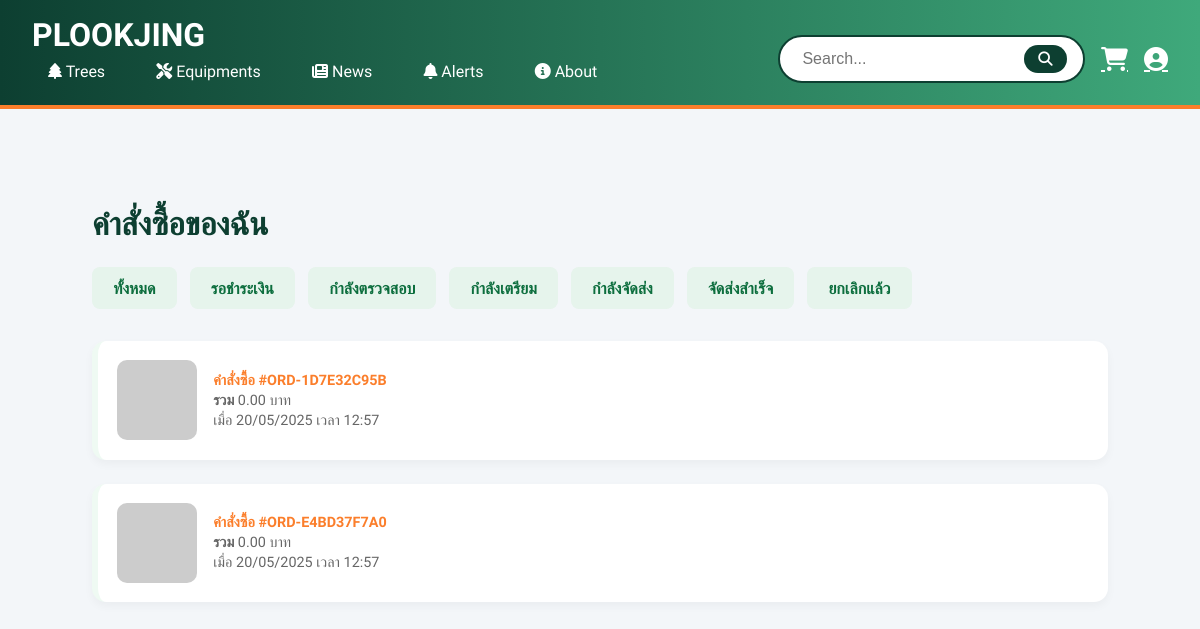
Page /my-orders/ (signed in) on the earlier database version.
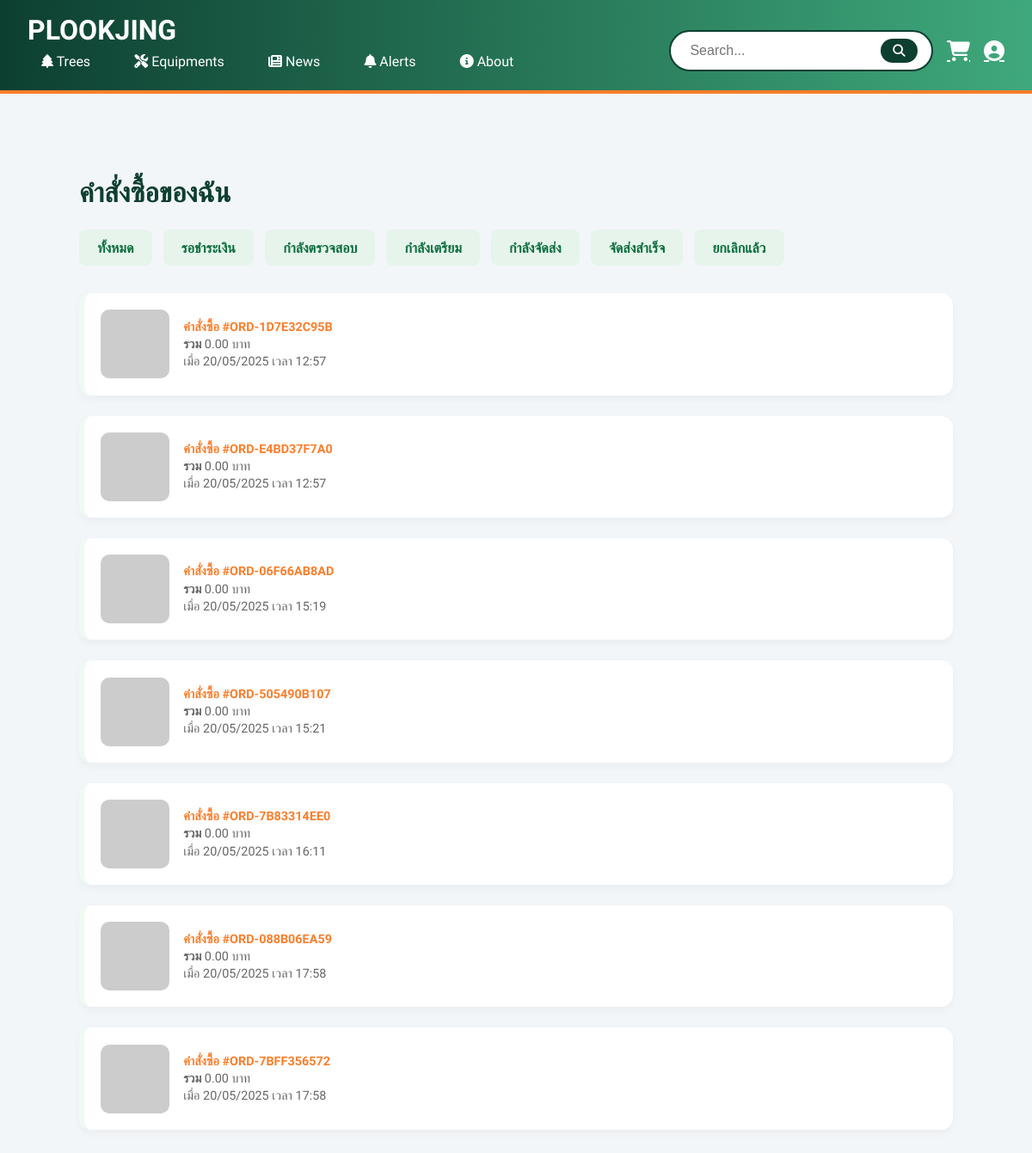
Same page on the later database version.
### myapp/models.py (models this page shows, shortened)
class Purchase(models.Model):
    user = models.ForeignKey(User, on_delete=models.CASCADE)
    name = models.CharField(max_length=255)
    tel = models.CharField(max_length=20)
    address = models.TextField()
    payment_slip = models.ImageField(upload_to='slips/', blank=True, null=True)
    tracking_number = models.CharField(max_length=100, blank=True, null=True)
    status = models.CharField(max_length=50, choices=[
        ('verifying', 'กำลังตรวจสอบ'),
        ('preparing', 'กำลังจัดเตรียม'),
        ('shipping', 'กำลังจัดส่ง'),
        ('delivered', 'จัดส่งสำเร็จ'),
        ('cancelled', 'ยกเลิกแล้ว'),
    ], default='verifying')
    created_at = models.DateTimeField(auto_now_add=True)
    qr_base64 = models.TextField(blank=True, null=True)
    order_number = models.CharField(max_length=20, unique=True, blank=True, null=True)
    def save(self, *args, **kwargs):
        if not self.order_number:
            self.order_number = self.generate_unique_order_number()
        super().save(*args, **kwargs)
    @property
    def total_price(self):
        return sum(item.quantity * (
            item.equipment.price if item.equipment else item.tree.price
        ) for item in self.items.all())

### myapp/views.py (the view)
# urls.py: path('my-orders/', views.my_orders, name='my_orders'),
@login_required
def my_orders(request):
    user = request.user
    selected_status = request.GET.get('status', 'all')
    purchases = Purchase.objects.filter(user=user)
    if selected_status != 'all':
        purchases = purchases.filter(status=selected_status)
    phone_number = "0612345678"
    now = timezone.now()
    for order in purchases:
        order.items_list = order.items.all()
        first_item = order.items_list.first()
        if first_item:
            if first_item.equipment:
                order.first_image = first_item.equipment.image_url
            elif first_item.tree:
                order.first_image = first_item.tree.image_url
            else:
                order.first_image = 'https://via.placeholder.com/80'
        else:
            order.first_image = 'https://via.placeholder.com/80'
        if order.status == 'pending':
            expired_time = order.created_at + timedelta(minutes=30)
            if now > expired_time:
                order.status = 'cancelled'
                order.save()
                continue
            order.qr_base64 = generate_qr_base64(phone_number, order.total_price)
    context = {
        "purchases": purchases,
        "status_list": [
            ('all', 'ทั้งหมด', ''),
            ('pending', 'รอชำระเงิน', 'status-pending'),
            ('verifying', 'กำลังตรวจสอบ', 'status-verifying'),
            ('preparing', 'กำลังเตรียม', 'status-preparing'),
            ('shipping', 'กำลังจัดส่ง', 'status-shipping'),
            ('delivered', 'จัดส่งสำเร็จ', 'status-delivered'),
            ('cancelled', 'ยกเลิกแล้ว', 'status-cancelled'),
        ],
        "show_tracking_status": ['shipping', 'delivered'],
    }
    return render(request, 'myapp/my_orders.html', context)

### templates/myapp/my_orders.html (shortened to what this page needs)
{% extends 'base.html' %}
{% load static %}
{% load custom_filters %}
{% block content %}
<div class="orders-page">
  <div class="orders-header">คำสั่งซื้อของฉัน</div>
  <div class="status-filter">
    {% for status, label, css_class in status_list %}
      <a href="?status={{ status }}" class="status-tab {% if request.GET.status == status %}active{% endif %}">{{ label }}</a>
    {% endfor %}
  </div>
  {% for order in purchases %}
    <div class="order-item" onclick="openModal('modal-{{ order.id }}')">
      <img src="{{ order.first_image }}" alt="สินค้า">
      <div class="order-info">
        <p style="font-weight: bold; color: #FB7E2B;">คำสั่งซื้อ #{{ order.order_number }}</p>
        <p><strong>รวม</strong> {{ order.total_price|floatformat:2 }} บาท</p>
        <p class="order-date">เมื่อ {{ order.created_at|date:"d/m/Y เวลา H:i" }}</p>
      </div>
    </div>
  {% empty %}
    <p class="text-gray-500">ยังไม่มีคำสั่งซื้อ</p>
  {% endfor %}
</div>
{% endblock %}

### templates/base.html (shortened to what this page needs)
<!DOCTYPE html>
<html lang="th">
<head>
  <link rel="stylesheet" href="https://cdnjs.cloudflare.com/ajax/libs/font-awesome/6.5.0/css/all.min.css" />
</head>
<body>
  <header class="navbar animated-navbar">
    <div class="left-menu">
      <a href="{% url 'home' %}" class="logo">PLOOKJING</a>
      <nav class="nav-menu">
        <a href="{% url 'tree_list' %}"><i class="fas fa-tree"></i> Trees</a>
        <a href="{% url 'equipment_list' %}"><i class="fas fa-tools"></i> Equipments</a>
        <a href="{% url 'news_list' %}"><i class="fas fa-newspaper"></i> News</a>
        <a href="{% url 'notification_list' %}"><i class="fas fa-bell"></i> Alerts</a>
        <a href="{% url 'about' %}"><i class="fas fa-info-circle"></i> About</a>
      </nav>
    </div>
    <div class="right-menu">
      <form action="{% url 'search_results' %}" method="GET" class="search-bar">
        <input type="text" name="q" placeholder="Search..." required />
        <button type="submit"><i class="fas fa-search"></i></button>
      </form>
      <a href="{% url 'cart' %}" class="profile-link" title="Cart">
        <i class="fas fa-shopping-cart"></i>
      </a>
      <a href="{% url 'user_profile' %}" class="profile-link" title="Profile">
        <i class="fas fa-user-circle"></i>
      </a>
    </div>
  </header>
  <main>
    {% block content %}
    {% endblock %}
  </main>
</body>
</html>

### templates/base.html (style rules this page uses)
:root { --green-dark: #0D3F31; --green-light: #B6E2C9; --green-bg: #EFFAF3; --orange: #FB7E2B; --orange-soft: #FFE3CF; --gray: #f8f8f8; }
* { box-sizing: border-box; }
body { margin: 0; font-family: 'Prompt', sans-serif; background-color: var(--green-bg); color: #333; scroll-behavior: smooth; }
header.navbar { background: linear-gradient(90deg, var(--green-dark), #3FA97B); color: white; padding: 1rem 2rem; display: flex; justify-content: space-between; align-items: center; flex-wrap: wrap; border-bottom: 4px solid var(--orange); position: sticky; top: 0; z-index: 999; animation: slideDown 0.5s ease-in-out; }
.logo { font-size: 2rem; font-weight: bold; color: white; text-decoration: none; }
.nav-menu { display: flex; flex-wrap: wrap; gap: 1.2rem; }
.nav-menu a { color: white; font-weight: 500; font-size: 1rem; text-decoration: none; padding: 0.5rem 1rem; border-radius: 10px; transition: all 0.3s ease; }
.right-menu { display: flex; align-items: center; gap: 1rem; margin-top: 0.8rem; }
.search-bar { display: flex; align-items: center; background-color: white; border: 2px solid var(--green-dark); border-radius: 30px; padding: 0.4rem 1rem; gap: 0.5rem; }
.search-bar input { border: none; outline: none; font-size: 1rem; padding: 0.4rem; border-radius: 20px; }
.search-bar button { background-color: var(--green-dark); color: white; border: none; padding: 0.4rem 0.9rem; border-radius: 20px; font-size: 0.9rem; cursor: pointer; }
.profile-link { background: none; color: white; font-size: 1.5rem; display: flex; align-items: center; justify-content: center; transition: color 0.3s ease; }
main { padding: 2rem; animation: fadeIn 0.5s ease-in-out; }

### templates/myapp/my_orders.html (style rules this page uses)
body { font-family: 'Prompt', sans-serif; background-color: #F3F6F9; }
.orders-page { max-width: 1080px; margin: 2rem auto; padding: 2rem; }
.orders-header { font-size: 2rem; font-weight: bold; color: #0D3F31; margin-bottom: 1.5rem; }
.status-filter { display: flex; gap: 0.8rem; flex-wrap: wrap; margin-bottom: 2rem; }
.status-tab { padding: 0.6rem 1.2rem; background: #E6F4EC; color: #0D6E3E; border-radius: 8px; font-weight: 600; text-decoration: none; border: 2px solid transparent; }
.order-item { background: white; padding: 1.2rem; border-radius: 14px; box-shadow: 0 4px 10px rgba(0,0,0,0.04); border-left: 6px solid #EFFAF3; cursor: pointer; margin-bottom: 1.5rem; display: flex; align-items: center; }
.order-item img { width: 80px; height: 80px; object-fit: cover; border-radius: 10px; margin-right: 1rem; }
.order-info { flex: 1; }
.order-info p { font-size: 0.9rem; margin: 0.2rem 0; color: #666; }
.order-date { font-size: 0.8rem; color: #999; margin-top: 0.2rem; }

Differences in the rows shown:
added Purchase: order_number "ORD-06F66AB8AD", total_price "0.00", created_at "20/05/2025 เวลา 15:19"
added Purchase: order_number "ORD-505490B107", total_price "0.00", created_at "20/05/2025 เวลา 15:21"
added Purchase: order_number "ORD-7B83314EE0", total_price "0.00", created_at "20/05/2025 เวลา 16:11"
added Purchase: order_number "ORD-088B06EA59", total_price "0.00", created_at "20/05/2025 เวลา 17:58"
added Purchase: order_number "ORD-7BFF356572", total_price "0.00", created_at "20/05/2025 เวลา 17:58"
